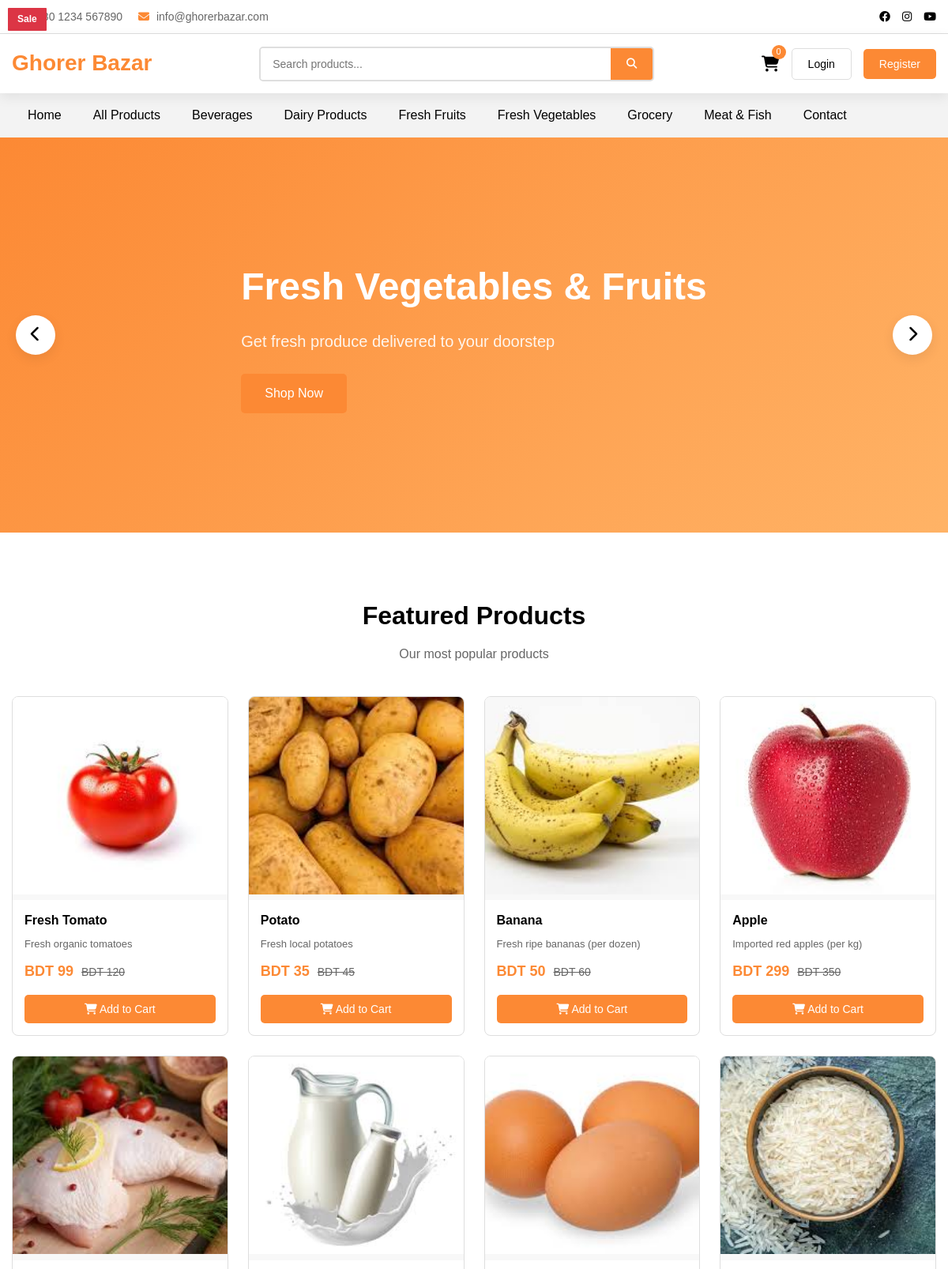
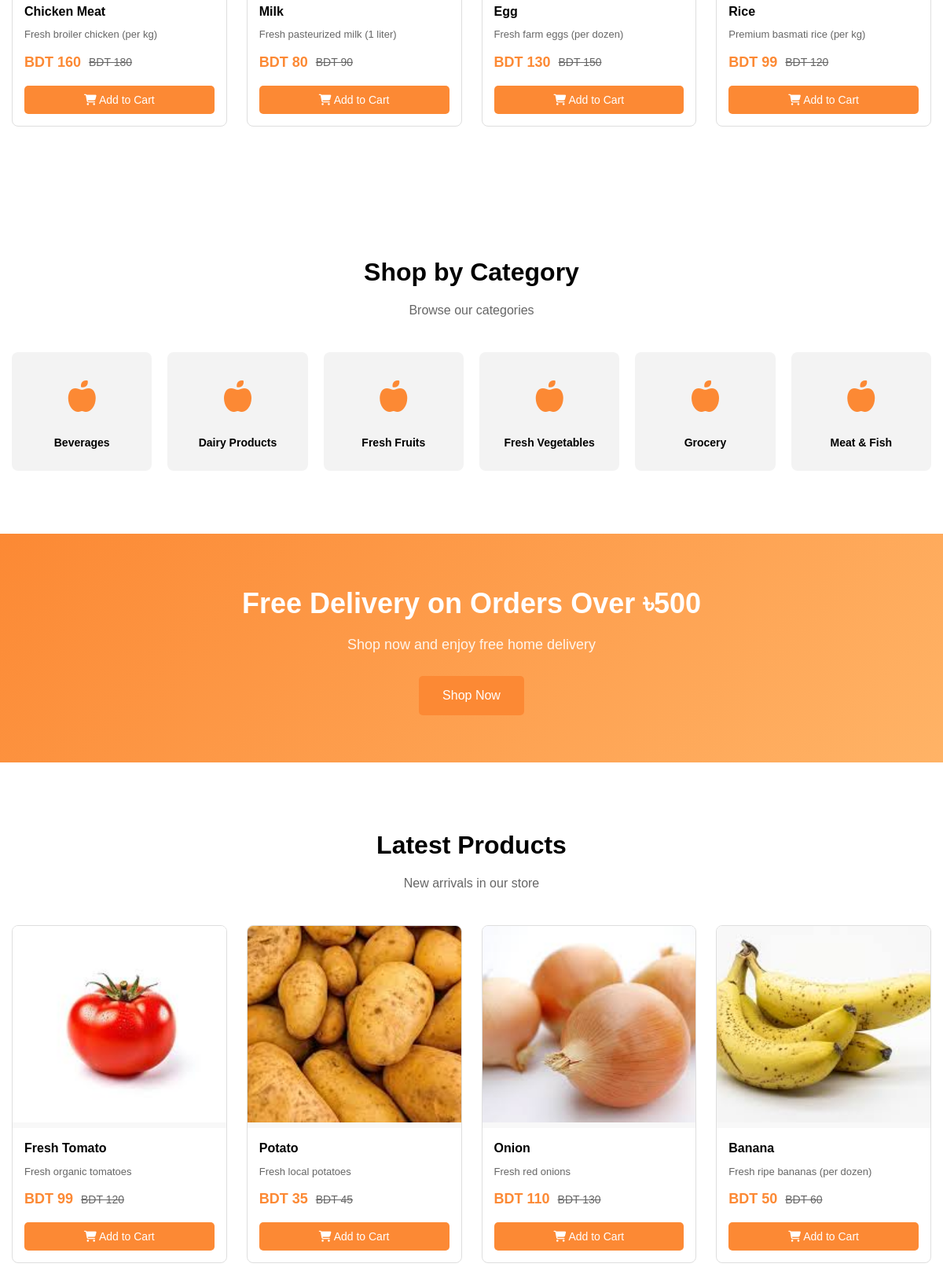
The page / (upper part) on the database its author committed (2 pictures, top to bottom).
### tables this page shows
CREATE TABLE IF NOT EXISTS settings (
    id INT AUTO_INCREMENT PRIMARY KEY,
    setting_key VARCHAR(100) UNIQUE NOT NULL,
    setting_value TEXT
);

CREATE TABLE IF NOT EXISTS categories (
    id INT AUTO_INCREMENT PRIMARY KEY,
    name VARCHAR(255) NOT NULL,
    slug VARCHAR(255) NOT NULL UNIQUE,
    description TEXT,
    image VARCHAR(255),
    parent_id INT DEFAULT NULL,
    status ENUM('active', 'inactive') DEFAULT 'active',
    created_at TIMESTAMP DEFAULT CURRENT_TIMESTAMP,
    FOREIGN KEY (parent_id) REFERENCES categories(id) ON DELETE SET NULL
);

CREATE TABLE IF NOT EXISTS products (
    id INT AUTO_INCREMENT PRIMARY KEY,
    name VARCHAR(255) NOT NULL,
    slug VARCHAR(255) NOT NULL UNIQUE,
    description TEXT,
    short_description VARCHAR(500),
    price DECIMAL(10,2) NOT NULL,
    sale_price DECIMAL(10,2),
    sku VARCHAR(100),
    image VARCHAR(255),
    images TEXT,
    category_id INT,
    stock INT DEFAULT 0,
    status ENUM('active', 'inactive') DEFAULT 'active',
    featured ENUM('yes', 'no') DEFAULT 'no',
    created_at TIMESTAMP DEFAULT CURRENT_TIMESTAMP,
    FOREIGN KEY (category_id) REFERENCES categories(id) ON DELETE SET NULL
);

### inc/functions.php (called while the page is built, shortened)
<?php
require_once 'config/database.php';
function getSetting($key) {
    global $conn;
    $stmt = $conn->prepare("SELECT setting_value FROM settings WHERE setting_key = ?");
    $stmt->bind_param("s", $key);
    $stmt->execute();
    $result = $stmt->get_result();
    if($row = $result->fetch_assoc()) {
        return $row['setting_value'];
    }
    return '';
}
function getAllCategories() {
    global $conn;
    $result = $conn->query("SELECT * FROM categories WHERE status = 'active' ORDER BY name");
    return $result->fetch_all(MYSQLI_ASSOC);
}
function getProducts($limit = 0, $category_id = null, $featured = null) {
    global $conn;
    $sql = "SELECT * FROM products WHERE status = 'active'";
    if($featured) {
        $sql .= " AND featured = 'yes'";
    }
    $sql .= " ORDER BY created_at DESC";
    if($limit > 0) {
        $sql .= " LIMIT " . intval($limit);
    }
    $result = $conn->query($sql);
    return $result->fetch_all(MYSQLI_ASSOC);
}
function getFeaturedProducts($limit = 8) {
    return getProducts($limit, null, 'yes');
}
function formatPrice($price) {
    return getSetting('currency') . ' ' . number_format($price, 0);
}
?>

### config/database.php (called while the page is built, shortened)
<?php
function isLoggedIn() {
    return isset($_SESSION['customer_id']) && $_SESSION['customer_id'] > 0;
}
?>

### index.php (the view, shortened to what this page needs)
<?php
require_once 'inc/functions.php';
require_once 'inc/header.php';
?>
<section class="hero-slider">
    <div class="slider-container">
        <div class="slider-wrapper">
            <div class="slide active" style="background: linear-gradient(135deg, #fc8934 0%, #ffb366 100%);">
                <div class="container">
                    <div class="slide-content">
                        <h2>Fresh Vegetables & Fruits</h2>
                        <p>Get fresh produce delivered to your doorstep</p>
                        <a href="products.php" class="btn-primary">Shop Now</a>
                    </div>
                </div>
            </div>
        </div>
        <button class="slider-prev"><i class="fas fa-chevron-left"></i></button>
        <button class="slider-next"><i class="fas fa-chevron-right"></i></button>
    </div>
</section>
<section class="featured-products section-padding">
    <div class="container">
        <div class="section-title">
            <h2>Featured Products</h2>
            <p>Our most popular products</p>
        </div>
        <div class="products-grid">
            <?php
            $featured = getFeaturedProducts(8);
            foreach($featured as $product):
            ?>
            <div class="product-card">
                <div class="product-image">
                    <img src="images/products/<?php echo $product['image']; ?>" alt="<?php echo $product['name']; ?>" onerror="this.src='https://via.placeholder.com/300x300?text=Product'">
                </div>
                <div class="product-info">
                    <h3><a href="product.php?slug=<?php echo $product['slug']; ?>"><?php echo $product['name']; ?></a></h3>
                    <p class="short-desc"><?php echo $product['short_description']; ?></p>
                    <div class="price">
                        <?php if($product['sale_price']): ?>
                        <span class="new-price"><?php echo formatPrice($product['sale_price']); ?></span>
                        <span class="old-price"><?php echo formatPrice($product['price']); ?></span>
                        <?php else: ?>
                        <span class="new-price"><?php echo formatPrice($product['price']); ?></span>
                        <?php endif; ?>
                    </div>
                    <div class="product-footer">
                        <form method="POST" action="add-to-cart.php" style="display:flex; gap:10px; width:100%;">
                            <button type="submit" name="add_to_cart" class="add-to-cart-btn" style="flex:1;">
                                <i class="fas fa-shopping-cart"></i> Add to Cart
                            </button>
                        </form>
                    </div>
                </div>
            </div>
            <?php endforeach; ?>
        </div>
    </div>
</section>
<section class="categories-section section-padding">
    <div class="container">
        <div class="section-title">
            <h2>Shop by Category</h2>
            <p>Browse our categories</p>
        </div>
        <div class="categories-grid">
            <?php
            $categories = getAllCategories();
            foreach($categories as $cat):
            ?>
            <div class="category-card">
                <div class="category-icon">
                    <i class="fas fa-apple-alt"></i>
                </div>
                <h3><a href="category.php?slug=<?php echo $cat['slug']; ?>"><?php echo $cat['name']; ?></a></h3>
            </div>
            <?php endforeach; ?>
        </div>
    </div>
</section>
<section class="promo-banner">
    <div class="container">
        <div class="promo-content">
            <h2>Free Delivery on Orders Over ৳500</h2>
            <p>Shop now and enjoy free home delivery</p>
            <a href="products.php" class="btn-primary">Shop Now</a>
        </div>
    </div>
</section>
<section class="latest-products section-padding">
    <div class="container">
        <div class="section-title">
            <h2>Latest Products</h2>
            <p>New arrivals in our store</p>
        </div>
        <div class="products-grid">
            <?php
            $latest = getProducts(8);
            foreach($latest as $product):
            ?>
            <div class="product-card">
                <?php if($product['sale_price']): ?>
                <span class="sale-badge">Sale</span>
                <?php endif; ?>
                <div class="product-image">
                    <img src="images/products/<?php echo $product['image']; ?>" alt="<?php echo $product['name']; ?>" onerror="this.src='https://via.placeholder.com/300x300?text=Product'">
                </div>
                <div class="product-info">
                    <h3><a href="product.php?slug=<?php echo $product['slug']; ?>"><?php echo $product['name']; ?></a></h3>
                    <p class="short-desc"><?php echo $product['short_description']; ?></p>
                    <div class="price">
                        <?php if($product['sale_price']): ?>
                        <span class="new-price"><?php echo formatPrice($product['sale_price']); ?></span>
                        <span class="old-price"><?php echo formatPrice($product['price']); ?></span>
                        <?php else: ?>
                        <span class="new-price"><?php echo formatPrice($product['price']); ?></span>
                        <?php endif; ?>
                    </div>
                    <div class="product-footer">
                        <form method="POST" action="add-to-cart.php" style="display:flex; gap:10px; width:100%;">
                            <button type="submit" name="add_to_cart" class="add-to-cart-btn" style="flex:1;">
                                <i class="fas fa-shopping-cart"></i> Add to Cart
                            </button>
                        </form>
                    </div>
                </div>
            </div>
            <?php endforeach; ?>
        </div>
    </div>
</section>
<?php require_once 'inc/footer.php'; ?>

### inc/header.php (shortened to what this page needs)
<!DOCTYPE html>
<html lang="en">
<head>
    <link rel="stylesheet" href="https://cdnjs.cloudflare.com/ajax/libs/font-awesome/6.4.0/css/all.min.css">
    <link rel="stylesheet" href="css/style.css">
</head>
<body>
    <div class="top-bar">
        <div class="container">
            <div class="top-bar-content">
                <div class="top-bar-left">
                    <span><i class="fas fa-phone"></i> <?php echo getSetting('site_phone'); ?></span>
                    <span><i class="fas fa-envelope"></i> <?php echo getSetting('site_email'); ?></span>
                </div>
                <div class="top-bar-right">
                    <a href="#"><i class="fab fa-facebook"></i></a>
                    <a href="#"><i class="fab fa-instagram"></i></a>
                    <a href="#"><i class="fab fa-youtube"></i></a>
                </div>
            </div>
        </div>
    </div>
    <header class="main-header">
        <div class="container">
            <div class="header-content">
                <div class="logo">
                    <a href="index.php">
                        <h1><?php echo getSetting('site_name'); ?></h1>
                    </a>
                </div>
                <div class="search-box">
                    <form action="search.php" method="GET">
                        <input type="text" name="q" placeholder="Search products...">
                        <button type="submit"><i class="fas fa-search"></i></button>
                    </form>
                </div>
                <div class="header-actions">
                    <a href="cart.php" class="cart-icon">
                        <i class="fas fa-shopping-cart"></i>
                        <span class="cart-count"><?php echo isset($_SESSION['cart']) ? array_sum($_SESSION['cart']) : 0; ?></span>
                    </a>
                    <?php if(isLoggedIn()): ?>
                        <a href="my-account.php" class="user-icon">
                            <i class="fas fa-user"></i>
                        </a>
                        <a href="logout.php" class="btn-logout">Logout</a>
                    <?php else: ?>
                        <a href="login.php" class="btn-login">Login</a>
                        <a href="register.php" class="btn-register">Register</a>
                    <?php endif; ?>
                </div>
            </div>
        </div>
    </header>
    <nav class="main-nav">
        <div class="container">
            <ul class="nav-menu">
                <li><a href="index.php">Home</a></li>
                <li><a href="products.php">All Products</a></li>
                <?php
                $categories = getAllCategories();
                foreach($categories as $cat):
                ?>
                <li><a href="category.php?slug=<?php echo $cat['slug']; ?>"><?php echo $cat['name']; ?></a></li>
                <?php endforeach; ?>
                <li><a href="contact.php">Contact</a></li>
            </ul>
        </div>
    </nav>
    <main>

### rows shown on the page
settings: setting_value "+880 1234 567890"
settings: setting_value "info@ghorerbazar.com"
settings: setting_value "Ghorer Bazar"
categories: name "Beverages"
categories: name "Dairy Products"
categories: name "Fresh Fruits"
categories: name "Fresh Vegetables"
categories: name "Grocery"
categories: name "Meat & Fish"
products: image (picture), name "Fresh Tomato", short_description "Fresh organic tomatoes", sale_price.setting_value "BDT 99", price.setting_value "BDT 120"
products: image (picture), name "Potato", short_description "Fresh local potatoes", sale_price.setting_value "BDT 35", price.setting_value "BDT 45"
products: image (picture), name "Banana", short_description "Fresh ripe bananas (per dozen)", sale_price.setting_value "BDT 50", price.setting_value "BDT 60"
products: image (picture), name "Apple", short_description "Imported red apples (per kg)", sale_price.setting_value "BDT 299", price.setting_value "BDT 350"
products: image (picture), name "Chicken Meat", short_description "Fresh broiler chicken (per kg)", sale_price.setting_value "BDT 160", price.setting_value "BDT 180"
products: image (picture), name "Milk", short_description "Fresh pasteurized milk (1 liter)", sale_price.setting_value "BDT 80", price.setting_value "BDT 90"
products: image (picture), name "Egg", short_description "Fresh farm eggs (per dozen)", sale_price.setting_value "BDT 130", price.setting_value "BDT 150"
products: image (picture), name "Rice", short_description "Premium basmati rice (per kg)", sale_price.setting_value "BDT 99", price.setting_value "BDT 120"
products: image (picture), name "Onion", short_description "Fresh red onions", sale_price.setting_value "BDT 110", price.setting_value "BDT 130"
products: sale_price "Sale"
